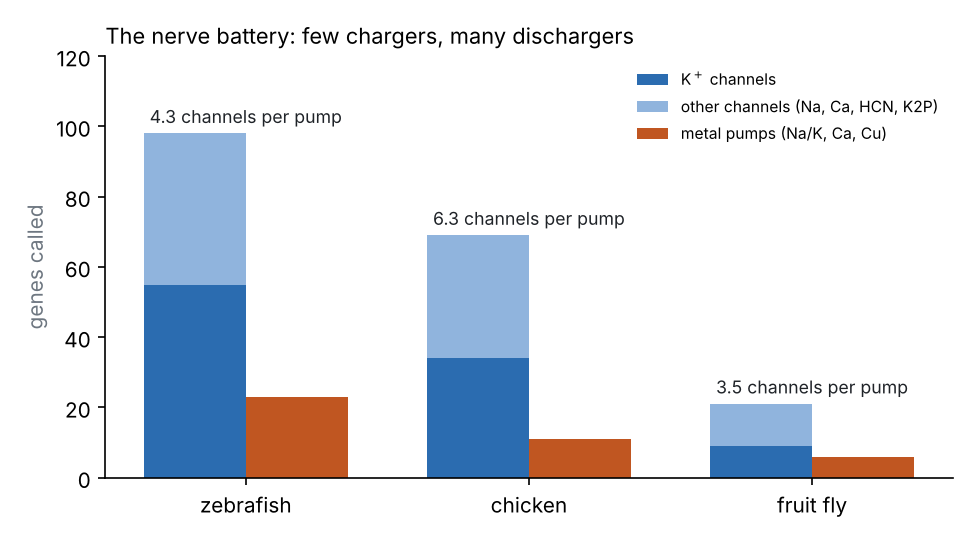

Python code for this plot:
"""Manuscript 2, Figure 3: battery balance in complete gene sets (v6 calls, rounds/L3477_battery.txt)."""
import matplotlib; matplotlib.use('Agg'); import matplotlib.pyplot as plt
sp=['zebrafish','chicken','fruit fly']; K=[55,34,9]; oth=[98-55,69-34,21-9]; pumps=[23,11,6]
fig,ax=plt.subplots(figsize=(6.5,3.6),dpi=150)
x=range(len(sp)); w=.36
ax.bar([i-w/2 for i in x],K,w,color='#2b6cb0',label='K$^+$ channels'); ax.bar([i-w/2 for i in x],oth,w,bottom=K,color='#90b4dd',label='other channels (Na, Ca, HCN, K2P)')
ax.bar([i+w/2 for i in x],pumps,w,color='#c05621',label='metal pumps (Na/K, Ca, Cu)')
for i in x: ax.text(i,max(K[i]+oth[i],pumps[i])+3,'%.1f channels per pump'%((K[i]+oth[i])/pumps[i]),ha='center',fontsize=8.5,color='#1f2328')
ax.set_xticks(list(x)); ax.set_xticklabels(sp); ax.set_ylabel('genes called',color='#6e7781'); ax.set_ylim(0,120)
for s in ('top','right'): ax.spines[s].set_visible(False)
ax.legend(fontsize=7.5,frameon=False,loc='upper right'); ax.set_title('The nerve battery: few chargers, many dischargers',fontsize=10.5,loc='left')
plt.tight_layout(); plt.savefig('figures/L3493_battery.png')
